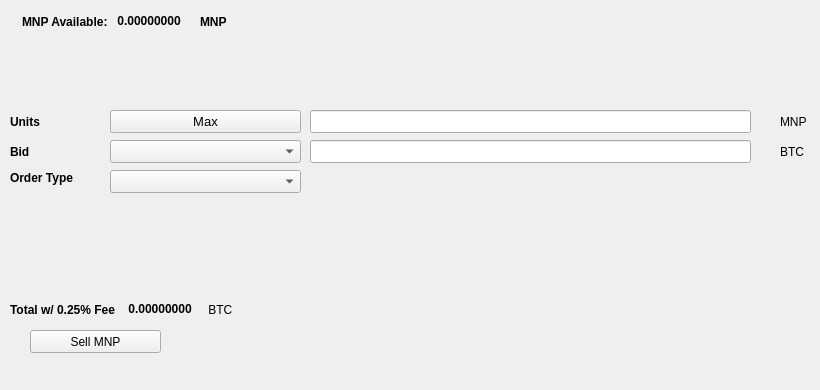
   <widget class="QWidget" name="SellTab">
    <attribute name="title">
     <string>Sell</string>
    </attribute>
    <widget class="QLabel" name="label_16">
     <property name="geometry">
      <rect>
       <x>780</x>
       <y>140</y>
       <width>31</width>
       <height>23</height>
      </rect>
     </property>
     <property name="text">
      <string>BTC</string>
     </property>
    </widget>
    <widget class="QComboBox" name="SellBidcomboBox">
     <property name="geometry">
      <rect>
       <x>110</x>
       <y>140</y>
       <width>191</width>
       <height>23</height>
      </rect>
     </property>
     <property name="font">
      <font>
       <pointsize>10</pointsize>
      </font>
     </property>
    </widget>
    <widget class="QLabel" name="label_18">
     <property name="geometry">
      <rect>
       <x>10</x>
       <y>110</y>
       <width>46</width>
       <height>23</height>
      </rect>
     </property>
     <property name="font">
      <font>
       <weight>75</weight>
       <bold>true</bold>
      </font>
     </property>
     <property name="text">
      <string>Units</string>
     </property>
    </widget>
    <widget class="QPushButton" name="Sell_Max_Amount">
     <property name="geometry">
      <rect>
       <x>110</x>
       <y>110</y>
       <width>191</width>
       <height>23</height>
      </rect>
     </property>
     <property name="font">
      <font>
       <pointsize>10</pointsize>
      </font>
     </property>
     <property name="text">
      <string>Max</string>
     </property>
    </widget>
    <widget class="QLabel" name="label_20">
     <property name="geometry">
      <rect>
       <x>10</x>
       <y>170</y>
       <width>91</width>
       <height>16</height>
      </rect>
     </property>
     <property name="font">
      <font>
       <weight>75</weight>
       <bold>true</bold>
      </font>
     </property>
     <property name="text">
      <string>Order Type</string>
     </property>
    </widget>
    <widget class="QComboBox" name="SellOrdertypeCombo">
     <property name="geometry">
      <rect>
       <x>110</x>
       <y>170</y>
       <width>191</width>
       <height>23</height>
      </rect>
     </property>
     <property name="font">
      <font>
       <pointsize>10</pointsize>
      </font>
     </property>
    </widget>
    <widget class="QLabel" name="label_21">
     <property name="geometry">
      <rect>
       <x>10</x>
       <y>140</y>
       <width>46</width>
       <height>23</height>
      </rect>
     </property>
     <property name="font">
      <font>
       <weight>75</weight>
       <bold>true</bold>
      </font>
     </property>
     <property name="text">
      <string>Bid</string>
     </property>
    </widget>
    <widget class="QLabel" name="label_22">
     <property name="geometry">
      <rect>
       <x>780</x>
       <y>110</y>
       <width>31</width>
       <height>23</height>
      </rect>
     </property>
     <property name="text">
      <string>MNP</string>
     </property>
    </widget>
    <widget class="QLineEdit" name="UnitsInputMNP">
     <property name="geometry">
      <rect>
       <x>310</x>
       <y>110</y>
       <width>441</width>
       <height>23</height>
      </rect>
     </property>
     <property name="font">
      <font>
       <pointsize>9</pointsize>
       <weight>75</weight>
       <bold>true</bold>
      </font>
     </property>
    </widget>
    <widget class="QLineEdit" name="SellBidPriceEdit">
     <property name="geometry">
      <rect>
       <x>310</x>
       <y>140</y>
       <width>441</width>
       <height>23</height>
      </rect>
     </property>
     <property name="font">
      <font>
       <pointsize>9</pointsize>
       <weight>75</weight>
       <bold>true</bold>
      </font>
     </property>
    </widget>
    <widget class="QPushButton" name="SellMNPBTN">
     <property name="geometry">
      <rect>
       <x>30</x>
       <y>330</y>
       <width>131</width>
       <height>23</height>
      </rect>
     </property>
     <property name="text">
      <string>Sell MNP</string>
     </property>
     <property name="icon">
      <iconset resource="../mnpcoin">
       <normaloff>:/icons/bitcoin</normaloff>:/icons/bitcoin</iconset>
     </property>
    </widget>
    <widget class="QWidget" name="layoutWidget3">
     <property name="geometry">
      <rect>
       <x>22</x>
       <y>12</y>
       <width>258</width>
       <height>19</height>
      </rect>
     </property>
     <layout class="QHBoxLayout" name="horizontalLayout">
      <item>
       <widget class="QLabel" name="label232_2">
        <property name="font">
         <font>
          <weight>75</weight>
          <bold>true</bold>
         </font>
        </property>
        <property name="text">
         <string>MNP Available:</string>
        </property>
       </widget>
      </item>
      <item>
       <widget class="QLabel" name="MNPAvailableLabel">
        <property name="palette">
         <palette>
          <active>
           <colorrole role="WindowText">
            <brush brushstyle="SolidPattern">
             <color alpha="255">
              <red>0</red>
              <green>0</green>
              <blue>0</blue>
             </color>
            </brush>
           </colorrole>
           <colorrole role="Button">
            <brush brushstyle="SolidPattern">
             <color alpha="255">
              <red>0</red>
              <green>170</green>
              <blue>0</blue>
             </color>
            </brush>
           </colorrole>
           <colorrole role="Light">
            <brush brushstyle="SolidPattern">
             <color alpha="255">
              <red>0</red>
              <green>255</green>
              <blue>0</blue>
             </color>
            </brush>
           </colorrole>
           <colorrole role="Midlight">
            <brush brushstyle="SolidPattern">
             <color alpha="255">
              <red>0</red>
              <green>212</green>
              <blue>0</blue>
             </color>
            </brush>
           </colorrole>
           <colorrole role="Dark">
            <brush brushstyle="SolidPattern">
             <color alpha="255">
              <red>0</red>
              <green>85</green>
              <blue>0</blue>
             </color>
            </brush>
           </colorrole>
           <colorrole role="Mid">
            <brush brushstyle="SolidPattern">
             <color alpha="255">
              <red>0</red>
              <green>113</green>
              <blue>0</blue>
             </color>
            </brush>
           </colorrole>
           <colorrole role="Text">
            <brush brushstyle="SolidPattern">
             <color alpha="255">
              <red>0</red>
              <green>170</green>
              <blue>0</blue>
             </color>
            </brush>
           </colorrole>
           <colorrole role="BrightText">
            <brush brushstyle="SolidPattern">
             <color alpha="255">
              <red>255</red>
              <green>255</green>
              <blue>255</blue>
             </color>
            </brush>
           </colorrole>
           <colorrole role="ButtonText">
            <brush brushstyle="SolidPattern">
             <color alpha="255">
              <red>0</red>
              <green>0</green>
              <blue>0</blue>
             </color>
            </brush>
           </colorrole>
           <colorrole role="Base">
            <brush brushstyle="SolidPattern">
             <color alpha="255">
              <red>255</red>
              <green>255</green>
              <blue>255</blue>
             </color>
            </brush>
           </colorrole>
           <colorrole role="Window">
            <brush brushstyle="SolidPattern">
             <color alpha="255">
              <red>0</red>
              <green>170</green>
              <blue>0</blue>
             </color>
            </brush>
           </colorrole>
           <colorrole role="Shadow">
            <brush brushstyle="SolidPattern">
             <color alpha="255">
              <red>0</red>
              <green>0</green>
              <blue>0</blue>
             </color>
            </brush>
           </colorrole>
           <colorrole role="AlternateBase">
            <brush brushstyle="SolidPattern">
             <color alpha="255">
              <red>127</red>
              <green>212</green>
              <blue>127</blue>
             </color>
            </brush>
           </colorrole>
           <colorrole role="ToolTipBase">
            <brush brushstyle="SolidPattern">
             <color alpha="255">
              <red>255</red>
              <green>255</green>
              <blue>220</blue>
             </color>
            </brush>
           </colorrole>
           <colorrole role="ToolTipText">
            <brush brushstyle="SolidPattern">
             <color alpha="255">
              <red>0</red>
              <green>0</green>
              <blue>0</blue>
             </color>
            </brush>
           </colorrole>
          </active>
          <inactive>
           <colorrole role="WindowText">
            <brush brushstyle="SolidPattern">
             <color alpha="255">
              <red>0</red>
              <green>0</green>
              <blue>0</blue>
             </color>
            </brush>
           </colorrole>
           <colorrole role="Button">
            <brush brushstyle="SolidPattern">
             <color alpha="255">
              <red>0</red>
              <green>170</green>
              <blue>0</blue>
             </color>
            </brush>
           </colorrole>
           <colorrole role="Light">
            <brush brushstyle="SolidPattern">
             <color alpha="255">
              <red>0</red>
              <green>255</green>
              <blue>0</blue>
             </color>
            </brush>
           </colorrole>
           <colorrole role="Midlight">
            <brush brushstyle="SolidPattern">
             <color alpha="255">
              <red>0</red>
              <green>212</green>
              <blue>0</blue>
             </color>
            </brush>
           </colorrole>
           <colorrole role="Dark">
            <brush brushstyle="SolidPattern">
             <color alpha="255">
              <red>0</red>
              <green>85</green>
              <blue>0</blue>
             </color>
            </brush>
           </colorrole>
           <colorrole role="Mid">
            <brush brushstyle="SolidPattern">
             <color alpha="255">
              <red>0</red>
              <green>113</green>
              <blue>0</blue>
             </color>
            </brush>
           </colorrole>
           <colorrole role="Text">
            <brush brushstyle="SolidPattern">
             <color alpha="255">
              <red>0</red>
              <green>170</green>
              <blue>0</blue>
             </color>
            </brush>
           </colorrole>
           <colorrole role="BrightText">
            <brush brushstyle="SolidPattern">
             <color alpha="255">
              <red>255</red>
              <green>255</green>
              <blue>255</blue>
             </color>
            </brush>
           </colorrole>
           <colorrole role="ButtonText">
            <brush brushstyle="SolidPattern">
             <color alpha="255">
              <red>0</red>
              <green>0</green>
              <blue>0</blue>
             </color>
            </brush>
           </colorrole>
           <colorrole role="Base">
            <brush brushstyle="SolidPattern">
             <color alpha="255">
              <red>255</red>
              <green>255</green>
              <blue>255</blue>
             </color>
            </brush>
           </colorrole>
           <colorrole role="Window">
            <brush brushstyle="SolidPattern">
             <color alpha="255">
              <red>0</red>
              <green>170</green>
              <blue>0</blue>
             </color>
            </brush>
           </colorrole>
           <colorrole role="Shadow">
            <brush brushstyle="SolidPattern">
             <color alpha="255">
              <red>0</red>
              <green>0</green>
              <blue>0</blue>
             </color>
            </brush>
           </colorrole>
           <colorrole role="AlternateBase">
            <brush brushstyle="SolidPattern">
             <color alpha="255">
              <red>127</red>
              <green>212</green>
              <blue>127</blue>
             </color>
            </brush>
           </colorrole>
           <colorrole role="ToolTipBase">
            <brush brushstyle="SolidPattern">
             <color alpha="255">
              <red>255</red>
              <green>255</green>
              <blue>220</blue>
             </color>
            </brush>
           </colorrole>
           <colorrole role="ToolTipText">
            <brush brushstyle="SolidPattern">
             <color alpha="255">
              <red>0</red>
              <green>0</green>
              <blue>0</blue>
             </color>
            </brush>
           </colorrole>
          </inactive>
          <disabled>
           <colorrole role="WindowText">
            <brush brushstyle="SolidPattern">
             <color alpha="255">
              <red>0</red>
              <green>85</green>
              <blue>0</blue>
             </color>
            </brush>
           </colorrole>
           <colorrole role="Button">
            <brush brushstyle="SolidPattern">
             <color alpha="255">
              <red>0</red>
              <green>170</green>
              <blue>0</blue>
             </color>
            </brush>
           </colorrole>
           <colorrole role="Light">
            <brush brushstyle="SolidPattern">
             <color alpha="255">
              <red>0</red>
              <green>255</green>
              <blue>0</blue>
             </color>
            </brush>
           </colorrole>
           <colorrole role="Midlight">
            <brush brushstyle="SolidPattern">
             <color alpha="255">
              <red>0</red>
              <green>212</green>
              <blue>0</blue>
             </color>
            </brush>
           </colorrole>
           <colorrole role="Dark">
            <brush brushstyle="SolidPattern">
             <color alpha="255">
              <red>0</red>
              <green>85</green>
              <blue>0</blue>
             </color>
            </brush>
           </colorrole>
           <colorrole role="Mid">
            <brush brushstyle="SolidPattern">
             <color alpha="255">
              <red>0</red>
              <green>113</green>
              <blue>0</blue>
             </color>
            </brush>
           </colorrole>
           <colorrole role="Text">
            <brush brushstyle="SolidPattern">
             <color alpha="255">
              <red>0</red>
              <green>85</green>
              <blue>0</blue>
             </color>
            </brush>
           </colorrole>
           <colorrole role="BrightText">
            <brush brushstyle="SolidPattern">
             <color alpha="255">
              <red>255</red>
              <green>255</green>
              <blue>255</blue>
             </color>
            </brush>
           </colorrole>
           <colorrole role="ButtonText">
            <brush brushstyle="SolidPattern">
             <color alpha="255">
              <red>0</red>
              <green>85</green>
              <blue>0</blue>
             </color>
            </brush>
           </colorrole>
           <colorrole role="Base">
            <brush brushstyle="SolidPattern">
             <color alpha="255">
              <red>0</red>
              <green>170</green>
              <blue>0</blue>
             </color>
            </brush>
           </colorrole>
           <colorrole role="Window">
            <brush brushstyle="SolidPattern">
             <color alpha="255">
              <red>0</red>
              <green>170</green>
              <blue>0</blue>
             </color>
            </brush>
           </colorrole>
           <colorrole role="Shadow">
            <brush brushstyle="SolidPattern">
             <color alpha="255">
              <red>0</red>
              <green>0</green>
              <blue>0</blue>
             </color>
            </brush>
           </colorrole>
           <colorrole role="AlternateBase">
            <brush brushstyle="SolidPattern">
             <color alpha="255">
              <red>0</red>
              <green>170</green>
              <blue>0</blue>
             </color>
            </brush>
           </colorrole>
           <colorrole role="ToolTipBase">
            <brush brushstyle="SolidPattern">
             <color alpha="255">
              <red>255</red>
              <green>255</green>
              <blue>220</blue>
             </color>
            </brush>
           </colorrole>
           <colorrole role="ToolTipText">
            <brush brushstyle="SolidPattern">
             <color alpha="255">
              <red>0</red>
              <green>0</green>
              <blue>0</blue>
             </color>
            </brush>
           </colorrole>
          </disabled>
         </palette>
        </property>
        <property name="font">
         <font>
          <weight>75</weight>
          <bold>true</bold>
         </font>
        </property>
        <property name="text">
         <string> 0.00000000 </string>
        </property>
        <property name="textInteractionFlags">
         <set>Qt::LinksAccessibleByMouse|Qt::TextSelectableByKeyboard|Qt::TextSelectableByMouse</set>
        </property>
       </widget>
      </item>
      <item>
       <widget class="QLabel" name="labelMNP">
        <property name="font">
         <font>
          <weight>75</weight>
          <bold>true</bold>
         </font>
        </property>
        <property name="text">
         <string>MNP</string>
        </property>
       </widget>
      </item>
     </layout>
    </widget>
    <widget class="QWidget" name="layoutWidget">
     <property name="geometry">
      <rect>
       <x>10</x>
       <y>300</y>
       <width>268</width>
       <height>19</height>
      </rect>
     </property>
     <layout class="QHBoxLayout" name="horizontalLayout_2">
      <item>
       <widget class="QLabel" name="label_19">
        <property name="font">
         <font>
          <weight>75</weight>
          <bold>true</bold>
         </font>
        </property>
        <property name="text">
         <string>Total w/ 0.25% Fee </string>
        </property>
       </widget>
      </item>
      <item>
       <widget class="QLabel" name="SellCostLabel">
        <property name="palette">
         <palette>
          <active>
           <colorrole role="WindowText">
            <brush brushstyle="SolidPattern">
             <color alpha="255">
              <red>0</red>
              <green>0</green>
              <blue>0</blue>
             </color>
            </brush>
           </colorrole>
           <colorrole role="Button">
            <brush brushstyle="SolidPattern">
             <color alpha="255">
              <red>0</red>
              <green>170</green>
              <blue>0</blue>
             </color>
            </brush>
           </colorrole>
           <colorrole role="Light">
            <brush brushstyle="SolidPattern">
             <color alpha="255">
              <red>0</red>
              <green>255</green>
              <blue>0</blue>
             </color>
            </brush>
           </colorrole>
           <colorrole role="Midlight">
            <brush brushstyle="SolidPattern">
             <color alpha="255">
              <red>0</red>
              <green>212</green>
              <blue>0</blue>
             </color>
            </brush>
           </colorrole>
           <colorrole role="Dark">
            <brush brushstyle="SolidPattern">
             <color alpha="255">
              <red>0</red>
              <green>85</green>
              <blue>0</blue>
             </color>
            </brush>
           </colorrole>
           <colorrole role="Mid">
            <brush brushstyle="SolidPattern">
             <color alpha="255">
              <red>0</red>
              <green>113</green>
              <blue>0</blue>
             </color>
            </brush>
           </colorrole>
           <colorrole role="Text">
            <brush brushstyle="SolidPattern">
             <color alpha="255">
              <red>0</red>
              <green>170</green>
              <blue>0</blue>
             </color>
            </brush>
           </colorrole>
           <colorrole role="BrightText">
            <brush brushstyle="SolidPattern">
             <color alpha="255">
              <red>255</red>
              <green>255</green>
              <blue>255</blue>
             </color>
            </brush>
           </colorrole>
           <colorrole role="ButtonText">
            <brush brushstyle="SolidPattern">
             <color alpha="255">
              <red>0</red>
              <green>0</green>
              <blue>0</blue>
             </color>
            </brush>
           </colorrole>
           <colorrole role="Base">
            <brush brushstyle="SolidPattern">
             <color alpha="255">
              <red>255</red>
              <green>255</green>
              <blue>255</blue>
             </color>
            </brush>
           </colorrole>
           <colorrole role="Window">
            <brush brushstyle="SolidPattern">
             <color alpha="255">
              <red>0</red>
              <green>170</green>
              <blue>0</blue>
             </color>
            </brush>
           </colorrole>
           <colorrole role="Shadow">
            <brush brushstyle="SolidPattern">
             <color alpha="255">
              <red>0</red>
              <green>0</green>
              <blue>0</blue>
             </color>
            </brush>
           </colorrole>
           <colorrole role="AlternateBase">
            <brush brushstyle="SolidPattern">
             <color alpha="255">
              <red>127</red>
              <green>212</green>
              <blue>127</blue>
             </color>
            </brush>
           </colorrole>
           <colorrole role="ToolTipBase">
            <brush brushstyle="SolidPattern">
             <color alpha="255">
              <red>255</red>
              <green>255</green>
              <blue>220</blue>
             </color>
            </brush>
           </colorrole>
           <colorrole role="ToolTipText">
            <brush brushstyle="SolidPattern">
             <color alpha="255">
              <red>0</red>
              <green>0</green>
              <blue>0</blue>
             </color>
            </brush>
           </colorrole>
          </active>
          <inactive>
           <colorrole role="WindowText">
            <brush brushstyle="SolidPattern">
             <color alpha="255">
              <red>0</red>
              <green>0</green>
              <blue>0</blue>
             </color>
            </brush>
           </colorrole>
           <colorrole role="Button">
            <brush brushstyle="SolidPattern">
             <color alpha="255">
              <red>0</red>
              <green>170</green>
              <blue>0</blue>
             </color>
            </brush>
           </colorrole>
           <colorrole role="Light">
            <brush brushstyle="SolidPattern">
             <color alpha="255">
              <red>0</red>
              <green>255</green>
              <blue>0</blue>
             </color>
            </brush>
           </colorrole>
           <colorrole role="Midlight">
            <brush brushstyle="SolidPattern">
             <color alpha="255">
              <red>0</red>
              <green>212</green>
              <blue>0</blue>
             </color>
            </brush>
           </colorrole>
           <colorrole role="Dark">
            <brush brushstyle="SolidPattern">
             <color alpha="255">
              <red>0</red>
              <green>85</green>
              <blue>0</blue>
             </color>
            </brush>
           </colorrole>
           <colorrole role="Mid">
            <brush brushstyle="SolidPattern">
             <color alpha="255">
              <red>0</red>
              <green>113</green>
              <blue>0</blue>
             </color>
            </brush>
           </colorrole>
           <colorrole role="Text">
            <brush brushstyle="SolidPattern">
             <color alpha="255">
              <red>0</red>
              <green>170</green>
              <blue>0</blue>
             </color>
            </brush>
           </colorrole>
           <colorrole role="BrightText">
            <brush brushstyle="SolidPattern">
             <color alpha="255">
              <red>255</red>
              <green>255</green>
              <blue>255</blue>
             </color>
            </brush>
           </colorrole>
           <colorrole role="ButtonText">
            <brush brushstyle="SolidPattern">
             <color alpha="255">
              <red>0</red>
              <green>0</green>
              <blue>0</blue>
             </color>
            </brush>
           </colorrole>
           <colorrole role="Base">
            <brush brushstyle="SolidPattern">
             <color alpha="255">
              <red>255</red>
              <green>255</green>
              <blue>255</blue>
             </color>
            </brush>
           </colorrole>
           <colorrole role="Window">
            <brush brushstyle="SolidPattern">
             <color alpha="255">
              <red>0</red>
              <green>170</green>
              <blue>0</blue>
             </color>
            </brush>
           </colorrole>
           <colorrole role="Shadow">
            <brush brushstyle="SolidPattern">
             <color alpha="255">
              <red>0</red>
              <green>0</green>
              <blue>0</blue>
             </color>
            </brush>
           </colorrole>
           <colorrole role="AlternateBase">
            <brush brushstyle="SolidPattern">
             <color alpha="255">
              <red>127</red>
              <green>212</green>
              <blue>127</blue>
             </color>
            </brush>
           </colorrole>
           <colorrole role="ToolTipBase">
            <brush brushstyle="SolidPattern">
             <color alpha="255">
              <red>255</red>
              <green>255</green>
              <blue>220</blue>
             </color>
            </brush>
           </colorrole>
           <colorrole role="ToolTipText">
            <brush brushstyle="SolidPattern">
             <color alpha="255">
              <red>0</red>
              <green>0</green>
              <blue>0</blue>
             </color>
            </brush>
           </colorrole>
          </inactive>
          <disabled>
           <colorrole role="WindowText">
            <brush brushstyle="SolidPattern">
             <color alpha="255">
              <red>0</red>
              <green>85</green>
              <blue>0</blue>
             </color>
            </brush>
           </colorrole>
           <colorrole role="Button">
            <brush brushstyle="SolidPattern">
             <color alpha="255">
              <red>0</red>
              <green>170</green>
              <blue>0</blue>
             </color>
            </brush>
           </colorrole>
           <colorrole role="Light">
            <brush brushstyle="SolidPattern">
             <color alpha="255">
              <red>0</red>
              <green>255</green>
              <blue>0</blue>
             </color>
            </brush>
           </colorrole>
           <colorrole role="Midlight">
            <brush brushstyle="SolidPattern">
             <color alpha="255">
              <red>0</red>
              <green>212</green>
              <blue>0</blue>
             </color>
            </brush>
           </colorrole>
           <colorrole role="Dark">
            <brush brushstyle="SolidPattern">
             <color alpha="255">
              <red>0</red>
              <green>85</green>
              <blue>0</blue>
             </color>
            </brush>
           </colorrole>
           <colorrole role="Mid">
            <brush brushstyle="SolidPattern">
             <color alpha="255">
              <red>0</red>
              <green>113</green>
              <blue>0</blue>
             </color>
            </brush>
           </colorrole>
           <colorrole role="Text">
            <brush brushstyle="SolidPattern">
             <color alpha="255">
              <red>0</red>
              <green>85</green>
              <blue>0</blue>
             </color>
            </brush>
           </colorrole>
           <colorrole role="BrightText">
            <brush brushstyle="SolidPattern">
             <color alpha="255">
              <red>255</red>
              <green>255</green>
              <blue>255</blue>
             </color>
            </brush>
           </colorrole>
           <colorrole role="ButtonText">
            <brush brushstyle="SolidPattern">
             <color alpha="255">
              <red>0</red>
              <green>85</green>
              <blue>0</blue>
             </color>
            </brush>
           </colorrole>
           <colorrole role="Base">
            <brush brushstyle="SolidPattern">
             <color alpha="255">
              <red>0</red>
              <green>170</green>
              <blue>0</blue>
             </color>
            </brush>
           </colorrole>
           <colorrole role="Window">
            <brush brushstyle="SolidPattern">
             <color alpha="255">
              <red>0</red>
              <green>170</green>
              <blue>0</blue>
             </color>
            </brush>
           </colorrole>
           <colorrole role="Shadow">
            <brush brushstyle="SolidPattern">
             <color alpha="255">
              <red>0</red>
              <green>0</green>
              <blue>0</blue>
             </color>
            </brush>
           </colorrole>
           <colorrole role="AlternateBase">
            <brush brushstyle="SolidPattern">
             <color alpha="255">
              <red>0</red>
              <green>170</green>
              <blue>0</blue>
             </color>
            </brush>
           </colorrole>
           <colorrole role="ToolTipBase">
            <brush brushstyle="SolidPattern">
             <color alpha="255">
              <red>255</red>
              <green>255</green>
              <blue>220</blue>
             </color>
            </brush>
           </colorrole>
           <colorrole role="ToolTipText">
            <brush brushstyle="SolidPattern">
             <color alpha="255">
              <red>0</red>
              <green>0</green>
              <blue>0</blue>
             </color>
            </brush>
           </colorrole>
          </disabled>
         </palette>
        </property>
        <property name="font">
         <font>
          <weight>75</weight>
          <bold>true</bold>
         </font>
        </property>
        <property name="autoFillBackground">
         <bool>false</bool>
        </property>
        <property name="text">
         <string> 0.00000000</string>
        </property>
        <property name="textInteractionFlags">
         <set>Qt::LinksAccessibleByMouse|Qt::TextSelectableByMouse</set>
        </property>
       </widget>
      </item>
      <item>
       <widget class="QLabel" name="label_17">
        <property name="font">
         <font>
          <weight>50</weight>
          <bold>false</bold>
         </font>
        </property>
        <property name="text">
         <string> BTC</string>
        </property>
       </widget>
      </item>
     </layout>
    </widget>
    <widget class="QLabel" name="label_23">
     <property name="geometry">
      <rect>
       <x>460</x>
       <y>300</y>
       <width>281</width>
       <height>81</height>
      </rect>
     </property>
     <property name="text">
      <string/>
     </property>
     <property name="pixmap">
      <pixmap>:/images/bittrex</pixmap>
     </property>
    </widget>
   </widget>
